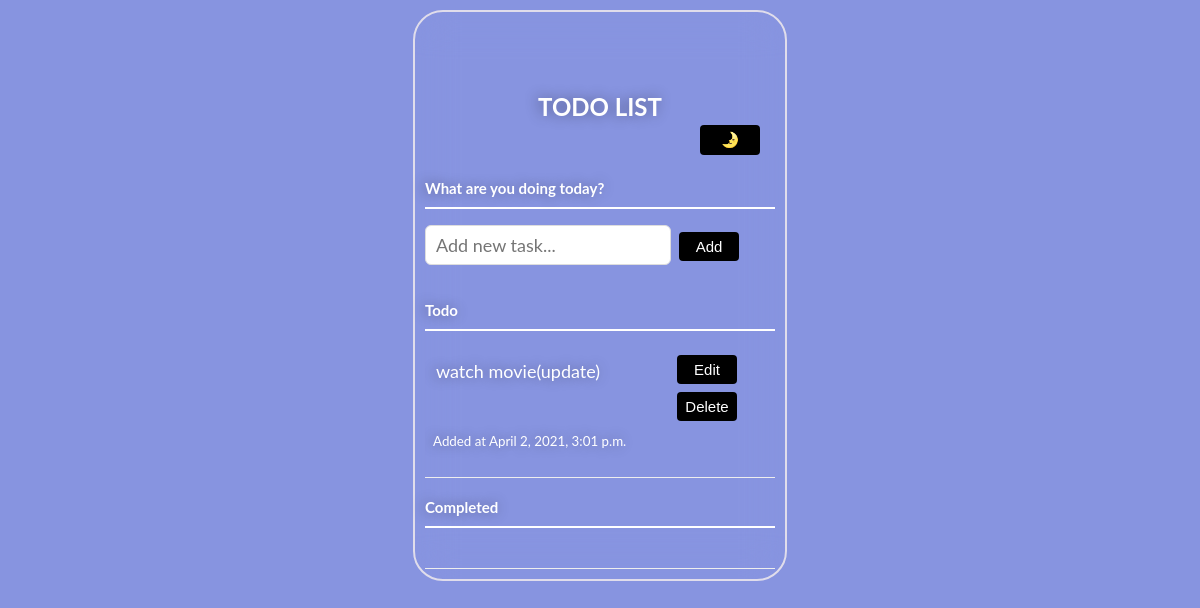
The app's page /, older data.
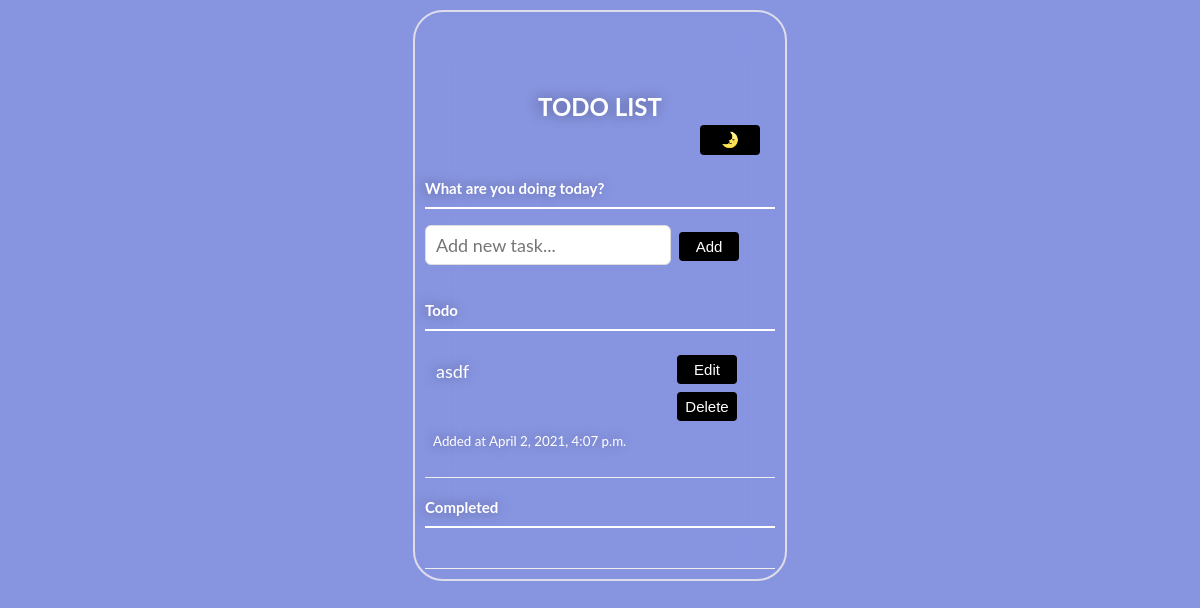
The same page, newer data.
### Todo/models.py (models this page shows, shortened)
class Task(models.Model):
    title = models.CharField(max_length=200)
    complete = models.BooleanField(default=False)
    created = models.DateTimeField(auto_now_add=True)

### Todo/views.py (the view)
# urls.py: 2. Add a URL to urlpatterns:  path('', views.home, name='home')
def home(request):
    tasks = Task.objects.all()
    form = TaskForm()
    if request.method == 'POST':
        form = TaskForm(request.POST)
        if form.is_valid():
            form.save()
        return redirect('/')
    context = {'form':form, 'tasks':tasks}
    return render(request, 'index.html', context)

### Todo/forms.py
class TaskForm(forms.ModelForm):
    title = forms.CharField(widget= forms.TextInput(attrs={'placeholder': 'Add new task...' }))
    class Meta:
        model = Task
        fields = ['title','complete']

### Todo/templates/index.html (shortened to what this page needs)
{% extends '_base.html' %}
	{% block contain %}
		<h3>What are you doing today?</h3>
		<form action="/" method="post">
		<p>
			{{ form.title }}
			<button type="submit">Add</button>
		</p>
		</form>
		<h3>Todo</h3>
		<ul id="incomplete-tasks" class="drop-items" >
			{% for items in tasks %}
			<li>
			<label>{{ items.title }}</label>
			<button class="edit" onclick="document.location='{% url 'update' items.id %}'">Edit</button>
			<button class="delete" onclick="document.location='{% url 'delete_task' items.id %}'">Delete</button>
			<small style="margin:6px; padding:2px;">Added at {{ items.created }}</small>
			</li>
		<h3>Completed</h3>
		<ul id="completed-tasks" class="drop-completed">
			<li>
			</li>
		</ul>
			{% endfor %}
		</ul>
	</div>
    {% endblock contain %}

### Todo/templates/_base.html (shortened to what this page needs)
<!DOCTYPE html>
<html lang="en">
{% load static %}
<head>
	<link rel="stylesheet" href="{% static 'css/style.css' %}">
</head>
<body>
	<div class="container">
		<h2>TODO LIST</h2>
		<button type="button" style="margin-left:275px;" id="dark-light" onclick="myFunction()" title="Toggle dark/light mode">🌛</button>
    {% block contain %}
    {% endblock contain %}
</body>
</html>

### Todo/static/css/style.css (style rules this page uses)
body { color: rgb(255, 255, 255); font-family: Lato, sans-serif; background: #8794e0fd; }
.container { display: block; width: 350px; margin: 10px auto 100px; padding: 0px 10px 10px 10px; border-radius:30px; background: rgba(0, 0, 0, 0); backdrop-filter: blur( 20.0px ); -webkit-backdrop-filter: blur( 20.0px ); border: 2px solid rgba(243, 237, 237, 0.822); }
h2 { text-align:center; padding-top:60px; margin-bottom:0px; text-shadow: -2px 0px 14px rgba(0,0,0,0.44); }
ul { margin: 0; padding: 0; }
li * { float: left; }
li, h3 { clear: both; list-style: none; text-shadow: -2px 0px 14px rgba(0,0,0,0.44); }
input, button { outline: none; }
button { background: none; border: 0px; color: rgb(255, 255, 255); font-size: 15px; width: 60px; margin: 10px 0 0; font-family: Lato, sans-serif; cursor: pointer; }
h3, label[for='new-task'] { color: rgb(255, 255, 255); font-weight: 700; font-size: 15px; border-bottom: 2px solid rgb(255, 255, 255); padding: 20px 0 10px; margin: 0; }
input[type="text"] { margin: 0; font-size: 18px; line-height: 18px; height: 18px; padding: 10px; border: 1px solid #ddd; background: #fff; border-radius: 6px; font-family: Lato, sans-serif; color: rgb(0, 0, 0); }
button { background: #000000; border-radius: 4px; font-family: Arial; color: #ffffff; padding: 6px; margin: 4px; }
li { overflow: hidden; padding: 20px 0; border-bottom: 1px solid #eee; }
li > label { font-size: 18px; line-height: 40px; width: 237px; padding: 0 0 0 11px; }

Row changes from the older to the newer data that the page shows:
removed Task: title "watch movie(update)", created "April 2, 2021, 3:01 p.m."
added Task: title "asdf", created "April 2, 2021, 4:07 p.m."
